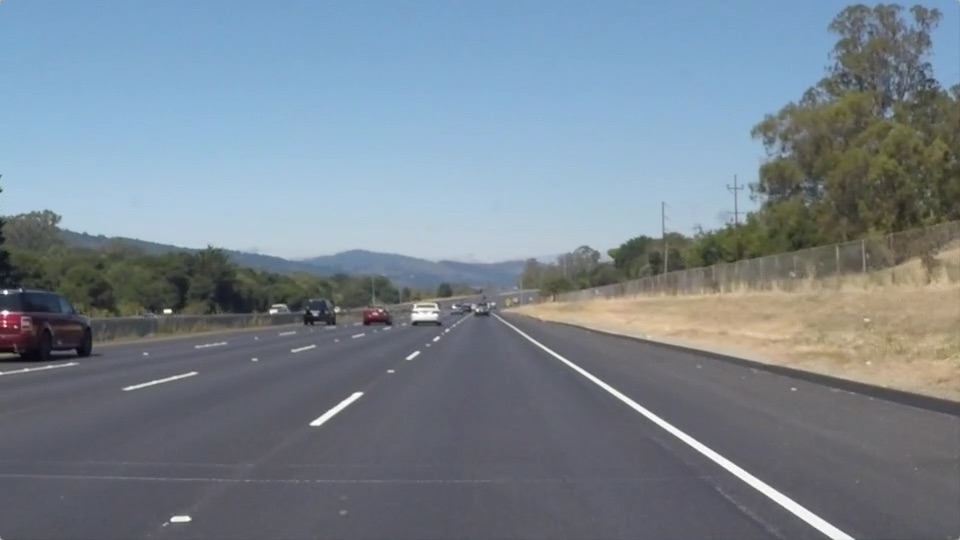
#> input picture Lane-Lines-Detection/test_images/solidWhiteRight.jpg, 960 x 540 px
$ jupyter execute --allow-errors finding_lane_lines.ipynb   (shell and % lines are left out)
#> lines starting #> are read from the running program, lines starting #| are printed output that depends on the picture; after the words box and inside, x2 and y2 are one past the last pixel; in counts of white or black regions, pixels touching at a corner belong together
## Project: **Finding Lane Lines on the Road**
***
In this project, you will use the tools you learned about in the lesson to identify lane lines on the road.  You can develop your pipeline on a series of individual images, and later apply the result to a video stream (really just a series of images). Check out the video clip "raw-lines-example.mp4" (also contained in this repository) to see what the output should look like after using the helper functions below.

Once you have a result that looks roughly like "raw-lines-example.mp4", you'll need to get creative and try to average and/or extrapolate the line segments you've detected to map out the full extent of the lane lines.  You can see an example of the result you're going for in the video "P1_example.mp4".  Ultimately, you would like to draw just one line for the left side of the lane, and one for the right.

Let's have a look at our first image called 'test_images/solidWhiteRight.jpg'.  Run the 2 cells below (hit Shift-Enter or the "play" button above) to display the image.

**Note: If, at any point, you encounter frozen display windows or other confounding issues, you can always start again with a clean slate by going to the "Kernel" menu above and selecting "Restart & Clear Output".**

**The tools you have are color selection, region of interest selection, grayscaling, Gaussian smoothing, Canny Edge Detection and Hough Tranform line detection.  You  are also free to explore and try other techniques that were not presented in the lesson.  Your goal is piece together a pipeline to detect the line segments in the image, then average/extrapolate them and draw them onto the image for display (as below).  Once you have a working pipeline, try it out on the video stream below.**

---

<figure>

 <figcaption>
 <p></p>
 <p style="text-align: center;"> Your output should look something like this (above) after detecting line segments using the helper functions below </p>
 </figcaption>
</figure>
 <p></p>
<figure>

 <figcaption>
 <p></p>
 <p style="text-align: center;"> Your goal is to connect/average/extrapolate line segments to get output like this</p>
 </figcaption>
</figure>

**Run the cell below to import some packages.  If you get an `import error` for a package you've already installed, try changing your kernel (select the Kernel menu above --> Change Kernel).  Still have problems?  Try relaunching Jupyter Notebook from the terminal prompt.  Also, consult the forums for more troubleshooting tips.**

## Import Packages

[cell 1]
#importing some useful packages
import matplotlib.pyplot as plt
import matplotlib.image as mpimg
import numpy as np
import cv2

## Read in an Image

[cell 2]
#reading in an image
image = mpimg.imread('test_images/solidWhiteRight.jpg')
#> image is the input picture: shape (540, 960, 3); mean R, G, B 120.3, 132.6, 143.7

#printing out some stats and plotting
print('This image is:', type(image), 'with dimensions:', image.shape)
#| This image is: <class 'numpy.ndarray'> with dimensions: (540, 960, 3)
plt.imshow(image)  # if you wanted to show a single color channel image called 'gray', for example, call as plt.imshow(gray, cmap='gray')

## Ideas for Lane Detection Pipeline

**Some OpenCV functions (beyond those introduced in the lesson) that might be useful for this project are:**

`cv2.inRange()` for color selection
`cv2.fillPoly()` for regions selection
`cv2.line()` to draw lines on an image given endpoints
`cv2.addWeighted()` to coadd / overlay two images
`cv2.cvtColor()` to grayscale or change color
`cv2.imwrite()` to output images to file
`cv2.bitwise_and()` to apply a mask to an image

**Check out the OpenCV documentation to learn about these and discover even more awesome functionality!**

## Helper Functions

Below are some helper functions to help get you started. They should look familiar from the lesson!

[cell 3]
import math

def grayscale(img):
    """Applies the Grayscale transform
    This will return an image with only one color channel
    but NOTE: to see the returned image as grayscale
    (assuming your grayscaled image is called 'gray')
    you should call plt.imshow(gray, cmap='gray')"""
    return cv2.cvtColor(img, cv2.COLOR_RGB2GRAY)
    # Or use BGR2GRAY if you read an image with cv2.imread()
    # return cv2.cvtColor(img, cv2.COLOR_BGR2GRAY)

def canny(img, low_threshold, high_threshold):
    """Applies the Canny transform"""
    return cv2.Canny(img, low_threshold, high_threshold)

def gaussian_blur(img, kernel_size):
    """Applies a Gaussian Noise kernel"""
    return cv2.GaussianBlur(img, (kernel_size, kernel_size), 0)

def region_of_interest(img, vertices):
    """
    Applies an image mask.

    Only keeps the region of the image defined by the polygon
    formed from `vertices`. The rest of the image is set to black.
    `vertices` should be a numpy array of integer points.
    """
    #defining a blank mask to start with
    mask = np.zeros_like(img)

    #defining a 3 channel or 1 channel color to fill the mask with depending on the input image
    if len(img.shape) > 2:
        channel_count = img.shape[2]  # i.e. 3 or 4 depending on your image
        ignore_mask_color = (255,) * channel_count
    else:
        ignore_mask_color = 255

    #filling pixels inside the polygon defined by "vertices" with the fill color
    cv2.fillPoly(mask, vertices, ignore_mask_color)

    #returning the image only where mask pixels are nonzero
    masked_image = cv2.bitwise_and(img, mask)
    return masked_image


def draw_lines(img, lines, color=[255, 0, 0], thickness=10):
    """
    NOTE: this is the function you might want to use as a starting point once you want to
    average/extrapolate the line segments you detect to map out the full
    extent of the lane (going from the result shown in raw-lines-example.mp4
    to that shown in P1_example.mp4).

    Think about things like separating line segments by their
    slope ((y2-y1)/(x2-x1)) to decide which segments are part of the left
    line vs. the right line.  Then, you can average the position of each of
    the lines and extrapolate to the top and bottom of the lane.

    This function draws `lines` with `color` and `thickness`.
    Lines are drawn on the image inplace (mutates the image).
    If you want to make the lines semi-transparent, think about combining
    this function with the weighted_img() function below
    """
#    for line in lines:
#        for x1,y1,x2,y2 in line:
#            cv2.line(img, (x1, y1), (x2, y2), color, thickness)

    #get image shape, this is used for the extrapolation up to the region of interest
    imshape = img.shape
    #initialize empty lists
    left_lines = []
    right_lines = []
    left_lines_aligned = []
    right_lines_aligned = []
    left_m = []
    left_b = []
    right_m = []
    right_b = []

    #loop over the lines and sort them in left and right lists based on the slope
    for line in lines:
        for x1,y1,x2,y2 in line:
            #compute the line slope
            #equation of line is y = m * x + b
            m = (y2-y1)/(x2-x1)
            b = y1 - (m * x1)
            #left line
            if m < 0: left_lines.append((m,b))
            #right line
            if m > 0: right_lines.append((m,b))
    #calculate the average and standard deviation for the left lines' slope
    left_m = [line[0] for line in left_lines]
    left_m_avg = np.mean(left_m)
    left_m_std = np.std(left_m)

    #only keep lines that are close to the average slope
    for line in left_lines:
        if abs(line[0] - left_m_avg) < left_m_std:
            left_lines_aligned.append(line)
    #compute the average slope and intercept of the aligned left lines
    if len(left_lines_aligned) > 0:
        left_m = [line[0] for line in left_lines_aligned]
        ml = np.mean(left_m)
        left_b = [line[1] for line in left_lines_aligned]
        bl = np.mean(left_b)
    else:
        ml = left_m_avg
        left_b = [line[1] for line in left_lines]
        bl = np.mean(left_b)

    #similar logic for the right lines as well
    right_m = [line[0] for line in right_lines]
    right_m_avg = np.mean(right_m)
    right_m_std = np.std(right_m)

    for line in right_lines:
        if abs(line[0] - right_m_avg) < right_m_std:
            right_lines_aligned.append(line)
    if len(right_lines_aligned) > 0:
        right_m = [line[0] for line in right_lines_aligned]
        mr = np.mean(right_m)
        right_b = [line[1] for line in right_lines_aligned]
        br = np.mean(right_b)
    else:
        mr = right_m_avg
        right_b = [line[1] for line in right_lines]
        br = np.mean(right_b)

    #use the previous cycle lines coeficients and smoothen lines over time
    smooth_fact = 0.8
    #only consider computed slope if angled enough
    if (abs(ml) < 1000):
        if (previous_lines[0] != 0):
            ml = previous_lines[0]*smooth_fact + ml*(1-smooth_fact)
            bl = previous_lines[1]*smooth_fact + bl*(1-smooth_fact)
    elif (previous_lines[0] != 0):
        ml = previous_lines[0]
        bl = previous_lines[1]

    if (abs(mr) < 1000):
        if (previous_lines[2] != 0):
            mr = previous_lines[2]*smooth_fact + mr*(1-smooth_fact)
            br = previous_lines[3]*smooth_fact + br*(1-smooth_fact)
    elif (previous_lines[2] != 0):
        mr = previous_lines[2]
        br = previous_lines[3]


    #interpolate the resulting average line to intersect the edges of the region of interest
    #the two edges consider are y = 6*imshape[0]/10 (the middle edge)
    #                           y = imshape[0] (the bottom edge)
    x1l = int((bl - imshape[0]) / (-1 * ml))
    y1l = imshape[0]
    x2l = int((bl - 6*imshape[0]/10) / (-1 * ml))
    y2l = int(6*imshape[0]/10)

    x1r = int((br - 6*imshape[0]/10) / (-1 * mr))
    y1r = int(6*imshape[0]/10)
    x2r = int((br - imshape[0]) / (-1 * mr))
    y2r = imshape[0]

    if (x2l < x1r):
        #draw the left line in green and right line in blue
        cv2.line(img, (x1l, y1l), (x2l, y2l), [0, 255, 0], thickness)
        cv2.line(img, (x1r, y1r), (x2r, y2r), [0, 0, 255], thickness)

    #store lines coeficients for next cycle
    previous_lines[0] = ml
    previous_lines[1] = bl
    previous_lines[2] = mr
    previous_lines[3] = br


def hough_lines(img, rho, theta, threshold, min_line_len, max_line_gap):
    """
    `img` should be the output of a Canny transform.

    Returns an image with hough lines drawn.
    """
    lines = cv2.HoughLinesP(img, rho, theta, threshold, np.array([]), minLineLength=min_line_len, maxLineGap=max_line_gap)
    line_img = np.zeros((img.shape[0], img.shape[1], 3), dtype=np.uint8)
    draw_lines(line_img, lines)
    return line_img

# Python 3 has support for cool math symbols.

def weighted_img(img, initial_img, α=0.8, β=0.6, γ=0.):
    """
    `img` is the output of the hough_lines(), An image with lines drawn on it.
    Should be a blank image (all black) with lines drawn on it.

    `initial_img` should be the image before any processing.

    The result image is computed as follows:

    initial_img * α + img * β + γ
    NOTE: initial_img and img must be the same shape!
    """
    return cv2.addWeighted(initial_img, α, img, β, γ)

## Test Images

Build your pipeline to work on the images in the directory "test_images"
**You should make sure your pipeline works well on these images before you try the videos.**

[cell 4]
import os
os.listdir("test_images/")

## Build a Lane Finding Pipeline

Build the pipeline and run your solution on all test_images. Make copies into the `test_images_output` directory, and you can use the images in your writeup report.

Try tuning the various parameters, especially the low and high Canny thresholds as well as the Hough lines parameters.

[cell 5]
img = mpimg.imread('test_images/solidYellowCurve.jpg')
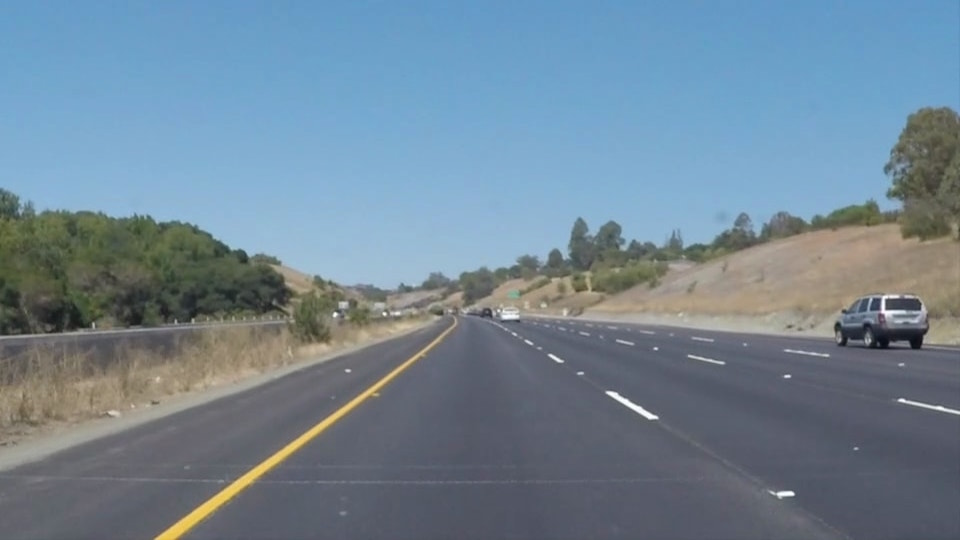
#> input picture Lane-Lines-Detection/test_images/solidYellowCurve.jpg, 960 x 540 px
#> img is the input picture: shape (540, 960, 3); mean R, G, B 113, 133.4, 149

### color selection###
hsv_img = cv2.cvtColor(img, cv2.COLOR_RGB2HSV)
#> hsv_img: shape (540, 960, 3); mean H, S, V 90, 67.7, 154.4

mask_white = cv2.inRange(img, (200,200,200), (255, 255, 255))
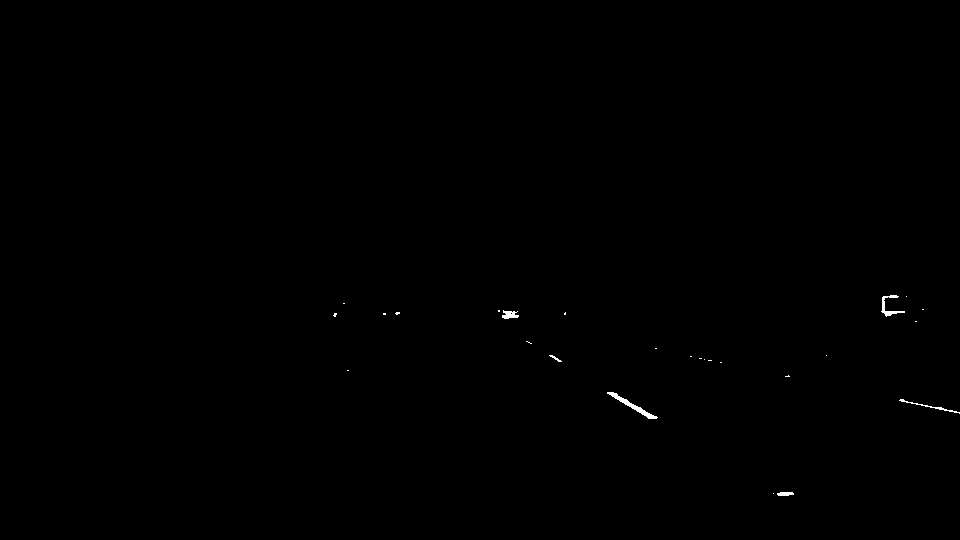
#> mask_white: shape (540, 960); 0.15% white; 26 white regions (20 under 20 px), largest, box (x1, y1, x2, y2) and area: (607, 392, 658, 419) 245, (881, 295, 905, 317) 150, (899, 399, 960, 414) 105, (502, 310, 519, 319) 100, (777, 492, 794, 496) 58, (549, 355, 562, 362) 29
mask_yellow = cv2.inRange(hsv_img, (15,60,20), (25, 255, 255))
#> mask_yellow: shape (540, 960); 3.2% white; 115 white regions (89 under 20 px), largest, box (x1, y1, x2, y2) and area: (160, 320, 378, 395) 4259, (152, 351, 428, 540) 3879, (0, 368, 153, 422) 3597
color_mask = cv2.bitwise_or(mask_white, mask_yellow)
masked_img = np.copy(img)
masked_img[color_mask == 0] = [0,0,0]

plt.imshow(masked_img)

[cell 6]
# TODO: Build your pipeline that will draw lane lines on the test_images
# then save them to the test_images_output directory.
previous_lines = [0, 0, 0, 0]
def lane_finding_pipeline(img):

    ### create a color mask ###
    #convert from RGB to HSV
    hsv_img = cv2.cvtColor(img, cv2.COLOR_RGB2HSV)
#> hsv_img: shape (540, 960, 3); mean H, S, V 95, 51.9, 149.2
    #define two color masks for yellow and white
    #white mask is applied in RGB color space, it's easier to tune the values
    #values from 200 to 255 on all colors are picked from trial and error
    mask_white = cv2.inRange(img, (200,200,200), (255, 255, 255))
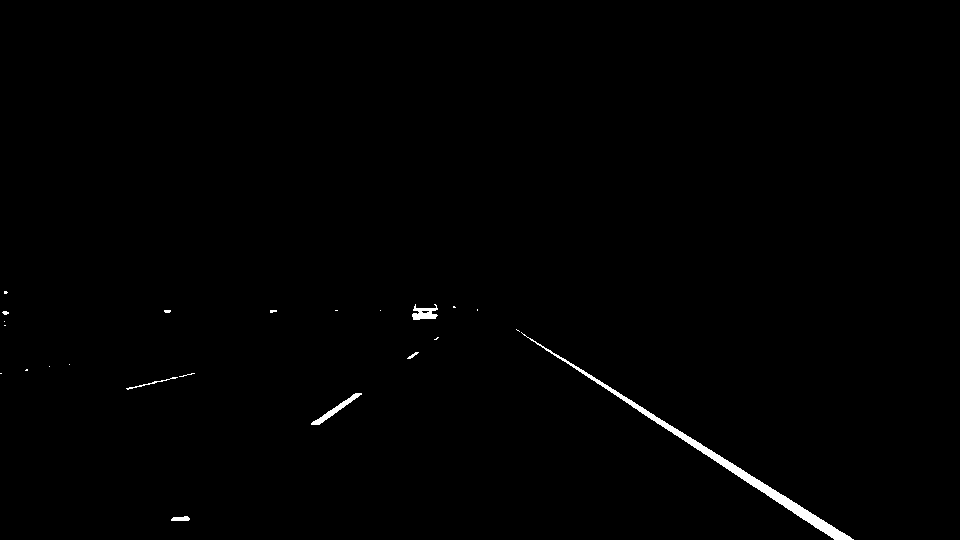
#> mask_white: shape (540, 960); 0.62% white; 23 white regions (16 under 20 px), largest, box (x1, y1, x2, y2) and area: (521, 332, 854, 540) 2350, (311, 393, 362, 425) 291, (412, 304, 438, 320) 247
    #yellow mask is done in HSV color space since it's easier to identify the hue of a certain color
    #values from 15 to 25 for hue and above 60 for saturation are picked from trial and error
    mask_yellow = cv2.inRange(hsv_img, (15,60,20), (25, 255, 255))
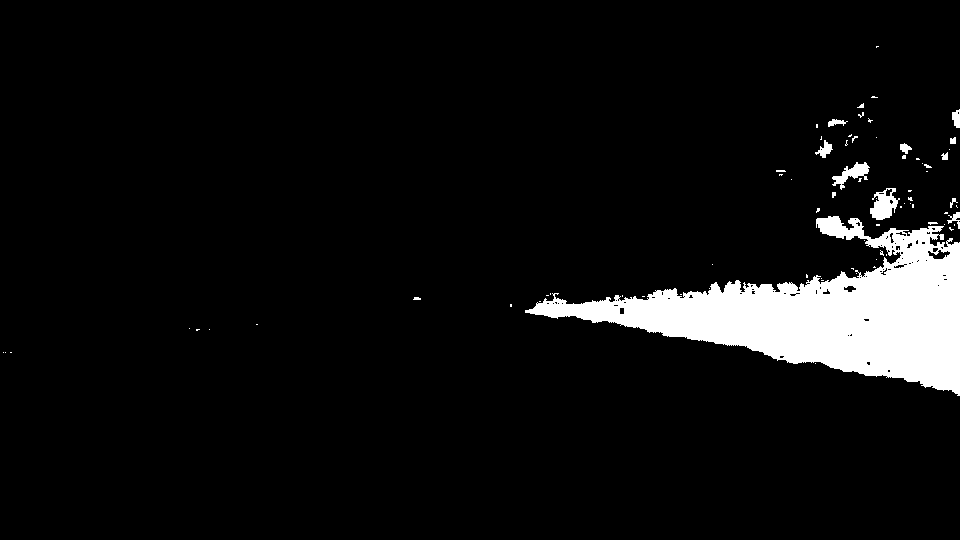
#> mask_yellow: shape (540, 960); 6.3% white; 76 white regions (61 under 20 px), largest, box (x1, y1, x2, y2) and area: (525, 216, 960, 396) 30849, (870, 188, 900, 220) 560, (832, 162, 870, 190) 413
    #combine the two masks, both yellow and white pixels are of interest
    color_mask = cv2.bitwise_or(mask_white, mask_yellow)
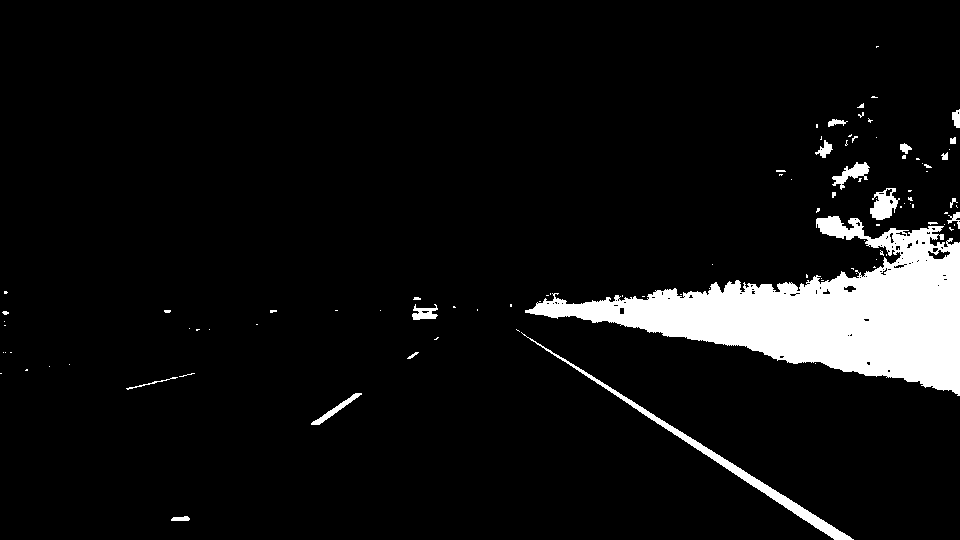
#> color_mask: shape (540, 960); 7% white; 99 white regions (77 under 20 px), largest, box (x1, y1, x2, y2) and area: (525, 216, 960, 396) 30849, (521, 332, 854, 540) 2350, (870, 188, 900, 220) 560
    #make a copy of the original image
    masked_img = np.copy(img)
    #pixels that are not part of the mask(neither white or yellow) are made black
    masked_img[color_mask == 0] = [0,0,0]
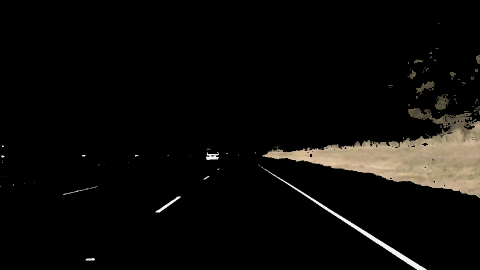
#> masked_img: shape (540, 960, 3) (shown at 1/2 size); mean R, G, B 12.2, 11.1, 9.2

    ### smoothen image ###
    #turn the masked image to grayscale for easier processing
    gray_img = grayscale(masked_img)
    #to get rid of imperfections, apply the gaussian blur
    #kernel chosen 5, no other values are changed the implicit ones work just fine
    kernel_size = 5
    blurred_gray_img = gaussian_blur(gray_img, kernel_size)

    ### detect edges ###
    #choose values for te Canny edge detection filter
    #for the differentioal value threshold chosen is 150 which is pretty high given that the max difference between
    #black and white is 255
    #low threshold of 50 which takes adjacent differential of 50 pixels as part of the edge
    low_threshold = 50
    high_threshold = 150
    edges_from_img = canny(blurred_gray_img, low_threshold, high_threshold)
#> in canny, `return cv2.Canny(img, low_threshold, high_threshold)`:
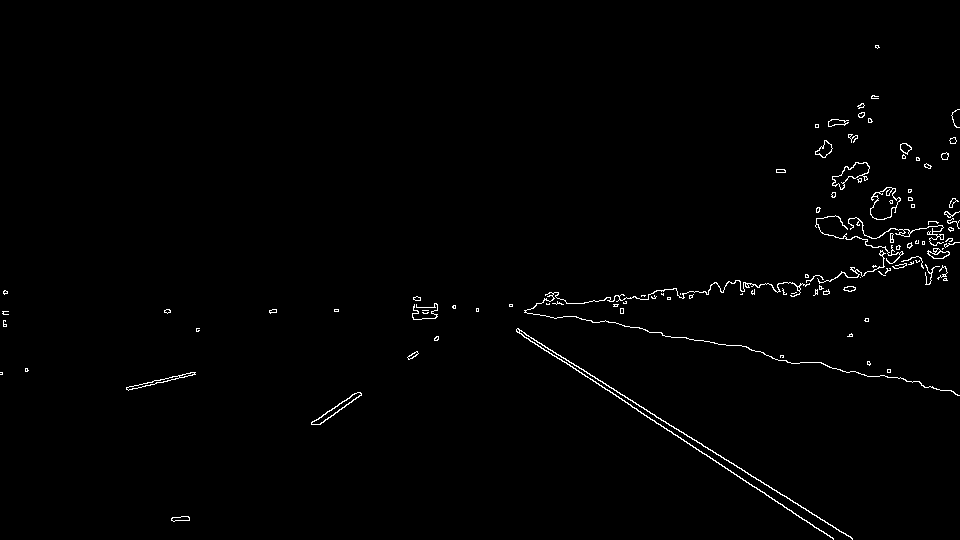
#> returned value: shape (540, 960); 1% white in thin lines or dots

    ### select region of interest###
    #define a polygon that should frme the road given that the camera is in a fixed position
    #polygon covers the bottom left and bottom right points of the picture
    #with the other two top points it forms a trapezoid that points towards the center of the image
    #the polygon is relative to the image's size
    imshape = img.shape
    vertices = np.array([[(0,imshape[0]),(4*imshape[1]/9, 6*imshape[0]/10), (5*imshape[1]/9, 6*imshape[0]/10), (imshape[1],imshape[0])]], dtype=np.int32)
#> (the rest of the program and of its run is left out)
